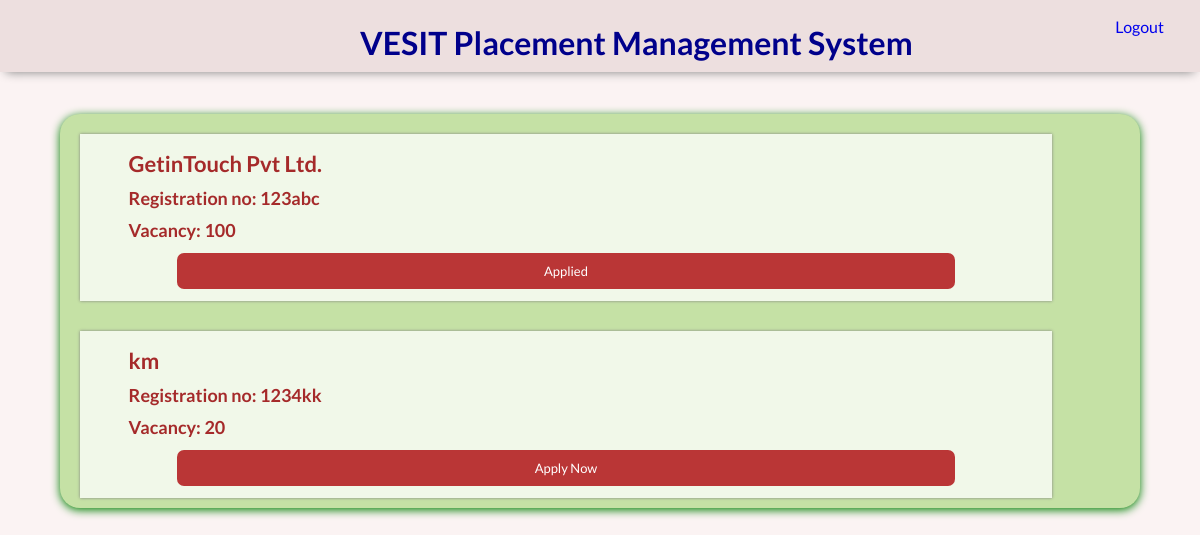
The page /home/search.php (signed in) on the database its author committed.
### tables this page shows
CREATE TABLE `company` (
  `id` bigint(20) NOT NULL,
  `registrationId` text NOT NULL,
  `name` varchar(500) NOT NULL,
  `email` varchar(500) NOT NULL,
  `password` varchar(50) NOT NULL,
  `vacancy` int(11) NOT NULL,
  `isverified` int(11) NOT NULL DEFAULT '0',
  `limitcgpa` decimal(10,2) NOT NULL DEFAULT '6.50'
);

### home/search.php (the view, shortened to what this page needs)
<!DOCTYPE html>
<?php
global $connect;
$email = $_SESSION['email'];
$query = "SELECT * FROM student where user_id = '$email';";
$res = $connect->query($query);
$row = $res->fetch_array();
$id = $row['id'];
$avgcgpa = $row['avgcgpa'];
$query3 = "SELECT * FROM company WHERE limitcgpa <= '$avgcgpa' and isverified = '1';";
$res3 = $connect->query($query3);
?>
<html lang="en">
<head>
    <link rel="stylesheet" href="search.css?<?php echo time();?>">
</head>
<body>
    <header>
        <h1 id="vpms">VESIT Placement Management System</h1>
        <a href="logout.php"><div id="logout">Logout</div></a>
    </header>
    <div class="content">
        <?php while($row3 = $res3->fetch_array()){?>
            <div class="onebox">
                <div id="name"><?php echo $row3['name']?></div>
                <div id="regno">Registration no: <?php echo $row3['registrationId'];?></div>
                <div id="vacancy">Vacancy: <?php echo $row3['vacancy']?></div>
                <?php
                $cid = $row3['id'];
                $resm = mysqli_query($connect, "SELECT * FROM placement WHERE companyId = '$cid' and studentId = '$id';");
                if($resm->num_rows == 0){
                ?>
                <button class="applynow <?php echo $row3['id'];?>" <?php if($avgcgpa == 0){echo 'disabled="disabled";';} ?> onclick="applynow(<?php echo $row3['id'];?>, <?php echo $id;?>)">Apply Now</button>
                <?php }else{?>
                <button class="applynow">Applied</button>
                <?php }?>
            </div>
        <?php }?>
    </div>
</body>
</html>

### home/search.css (style rules this page uses)
body { margin: 0; font-family: 'Lato', serif; background-color: #FBF3F3; }
header { height: 70px; width: 100%; color: darkblue; padding-top: 2px; background-color: #EDDFDF; box-shadow: 0 6px 10px -6px gray; }
#vpms { float: left; margin-left: 30%; }
#logout { float: right; margin-right: 3%; margin-top: 15px; }
.content { margin-top: 30px; width: 90%; margin-left: 5%; border-radius: 20px; box-shadow: 0 2px 10px green; float: left; background-color: #C5E1A5; }
.onebox { width: 90%; float: left; margin: 20px; margin-bottom: 10px; background-color: #F1F8E9; box-shadow: 0 0 3px gray; }
#name { margin-left: 5%; margin-top: 16px; font-family: 'Lato', serif; font-size: 22px; font-weight: bold; color: brown; }
#regno { margin-left: 5%; margin-top: 10px; font-family: 'Lato', serif; font-size: 18px; font-weight: bold; color: brown; }
#vacancy { margin-left: 5%; margin-top: 10px; font-family: 'Lato', serif; font-size: 18px; font-weight: bold; color: brown; }
.applynow { background: #BA3636; color: white; width: 80%; border: none; border-radius: 7px; cursor: pointer; font-family: 'Lato', serif; font-size: 13px; padding: 10px; margin-left: 10%; margin-bottom: 12px; margin-top: 12px; background-size: 100% 100%; background-position: center; background-repeat: no-repeat; }

### rows shown on the page
company: name "GetinTouch Pvt Ltd.", registrationId "123abc", vacancy "100", shows "Applied"
company: name "km", registrationId "1234kk", vacancy "20"
